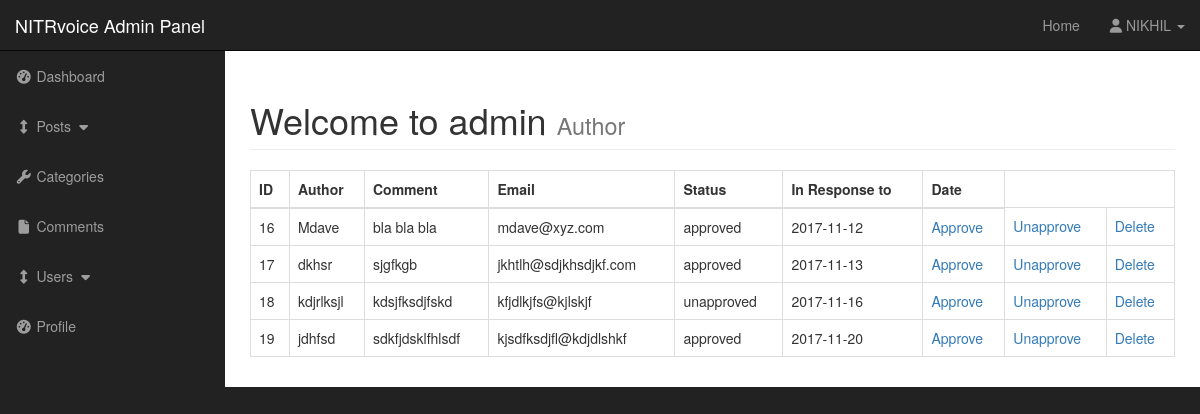
The app's page /admin/comments.php (signed in) with its own data.
### tables this page shows
CREATE TABLE `comments` (
  `comment_id` int(3) NOT NULL,
  `comment_post_id` int(11) NOT NULL,
  `comment_author` varchar(255) NOT NULL,
  `comment_email` varchar(255) NOT NULL,
  `comment_content` text NOT NULL,
  `comment_status` varchar(255) NOT NULL,
  `comment_date` date NOT NULL
);

### admin/view_all_comments.php (the view, shortened to what this page needs)
<table class="table table-bordered table-hover">
  <thead>
    <tr>
      <th>ID</th>
      <th>Author</th>
      <th>Comment</th>
      <th>Email</th>
      <th>Status</th>
      <th>In Response to</th>
      <th>Date</th>
    </tr>
  </thead>
  <tbody>
    <?php
    $query="SELECT * FROM comments";
    $select_comments=mysqli_query($connection,$query);
    while($row=mysqli_fetch_assoc($select_comments)){
      $comment_id=$row['comment_id'];
      $comment_author=$row['comment_author'];
      $comment_content=$row['comment_content'];
      $comment_email=$row['comment_email'];
      $comment_status=$row['comment_status'];
      $comment_date=$row['comment_date'];
      echo "<tr>";
      echo "<td>$comment_id</td>";
      echo "<td>$comment_author</td>";
      echo "<td>$comment_content</td>";
      echo "<td>$comment_email </td>";
      echo "<td>$comment_status</td>";
      echo "<td>$comment_date</td>";
      echo "<td><a href='comments.php?approve=$comment_id'>Approve</a></td>";
      echo "<td><a href='comments.php?unapprove=$comment_id'>Unapprove</a></td>";
      echo "<td><a href='comments.php?delete=$comment_id'>Delete</a></td>";
      echo "</tr>";
    }
    ?>
  </tbody>
</table>

### admin/css/sb-admin.css (style rules this page uses)
body { margin-top: 100px; background-color: #222; }
@media (min-width:768px) { body { margin-top: 50px; } }

### records on screen
comments: comment_id "16", comment_author "Mdave", comment_content "bla bla bla", comment_email "mdave@xyz.com", comment_status "approved", comment_date "2017-11-12"
comments: comment_id "17", comment_author "dkhsr", comment_content "sjgfkgb", comment_email "jkhtlh@sdjkhsdjkf.com", comment_status "approved", comment_date "2017-11-13"
comments: comment_id "18", comment_author "kdjrlksjl", comment_content "kdsjfksdjfskd", comment_email "kfjdlkjfs@kjlskjf", comment_status "unapproved", comment_date "2017-11-16"
comments: comment_id "19", comment_author "jdhfsd", comment_content "sdkfjdsklfhlsdf", comment_email "kjsdfksdjfl@kdjdlshkf", comment_status "approved", comment_date "2017-11-20"

### other values on screen
$_SESSION['username'] "NIKHIL"
